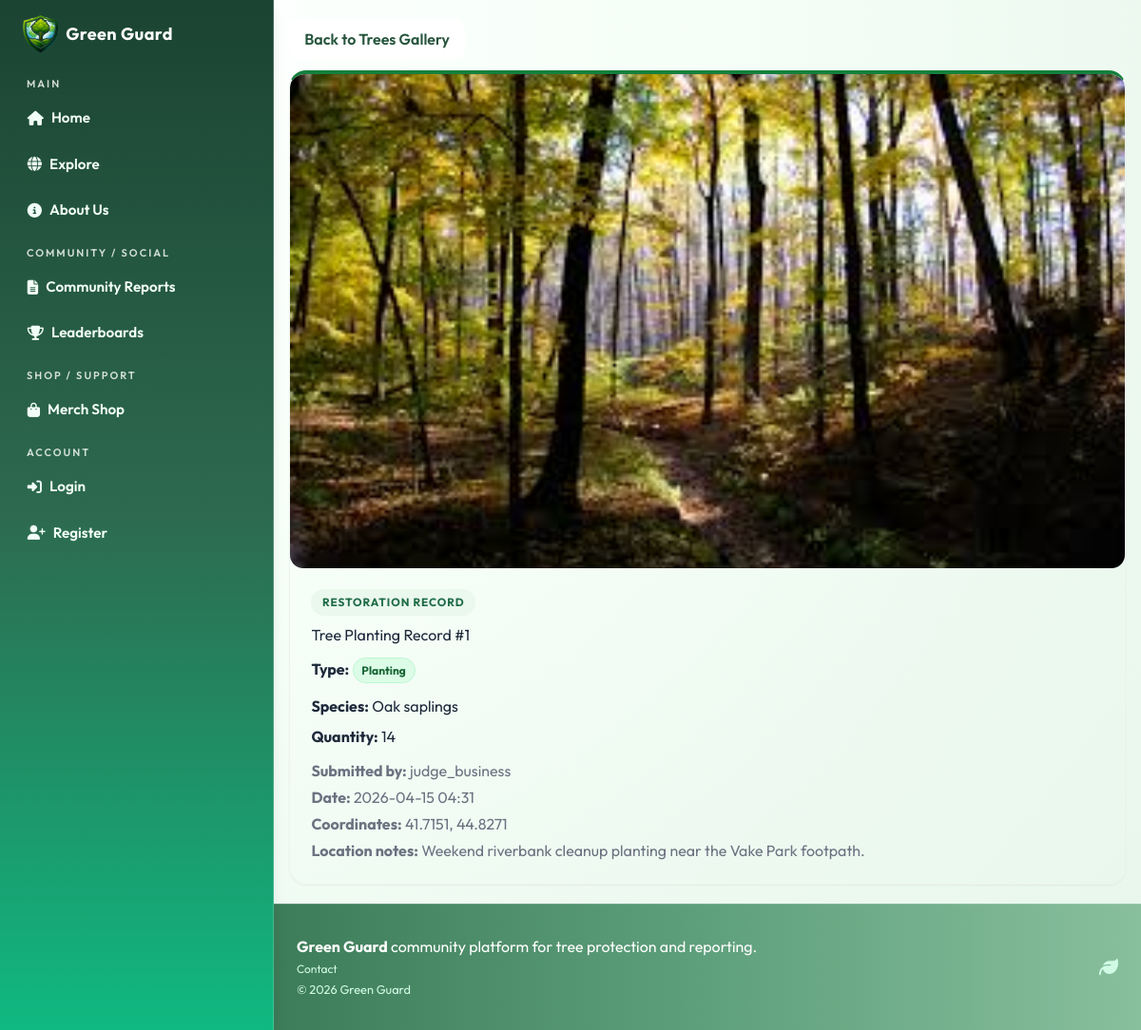
Screenshot of /reports/trees/1 with the database file from the repository.
### models.py (models this page shows, shortened)
class TreeRecord(db.Model):
    id = db.Column(db.Integer, primary_key=True)
    species = db.Column(db.String(120), nullable=False)
    quantity = db.Column(db.Integer, default=1, nullable=False)
    latitude = db.Column(db.Float, nullable=False)
    longitude = db.Column(db.Float, nullable=False)
    location_notes = db.Column(db.String(255))
    image_filename = db.Column(db.String(255))
    created_at = db.Column(
        db.DateTime, default=datetime.utcnow, nullable=False)
    user_id = db.Column(db.Integer, db.ForeignKey("user.id"), nullable=False)
    campaign_id = db.Column(
        db.Integer, db.ForeignKey("campaign.id"), nullable=True)

class User(UserMixin, db.Model):
    id = db.Column(db.Integer, primary_key=True)
    username = db.Column(db.String(80), unique=True, nullable=False)
    email = db.Column(db.String(120), unique=True, nullable=False)
    password_hash = db.Column(db.String(255), nullable=False)
    role = db.Column(db.String(30), default="individual", nullable=False)
    is_admin = db.Column(db.Boolean, default=False, nullable=False)
    verification_status = db.Column(
        db.String(20), default="approved", nullable=False
    )
    verified_at = db.Column(db.DateTime)
    verified_by_id = db.Column(db.Integer, db.ForeignKey("user.id"))
    created_at = db.Column(
        db.DateTime, default=datetime.utcnow, nullable=False)
    verified_by = db.relationship(
        "User",
        remote_side=[id],
        foreign_keys=[verified_by_id],
        post_update=True,
    )
    tree_records = db.relationship(
        "TreeRecord", backref="user", lazy=True, cascade="all, delete-orphan"
    )
    cutting_reports = db.relationship(
        "CuttingReport", backref="user", lazy=True, cascade="all, delete-orphan"
    )
    volunteer_signups = db.relationship(
        "VolunteerCampaignSignup", backref="user", lazy=True, cascade="all, delete-orphan"
    )
    support_donations = db.relationship(
        "SupportDonation", backref="user", lazy=True, cascade="all, delete-orphan"
    )
    created_campaigns = db.relationship(
        "Campaign", backref="creator", lazy=True, foreign_keys="Campaign.creator_user_id"
    )
    merch_purchases = db.relationship(
        "MerchPurchase", backref="user", lazy=True, cascade="all, delete-orphan"
    )

### routes/reports.py (the view)
@reports_bp.route("/reports/trees/<int:tree_id>")
def tree_detail(tree_id):
    tree = TreeRecord.query.get_or_404(tree_id)
    delete_form = DeleteForm()
    return render_template("volunteers/tree_detail.html", tree=tree, delete_form=delete_form)

### templates/volunteers/tree_detail.html (shortened to what this page needs)
{% extends 'base.html' %}
{% block content %}
  <section class="container my-5 gg-report-shell">
    <div class="mb-3">
      <a href="{{ url_for('reports.trees_gallery') }}" class="btn gg-btn-soft">Back to Trees Gallery</a>
    </div>
    <article class="card shadow-sm gg-report-detail-card gg-report-detail-success">
      {% if tree.image_filename %}
        {% if tree.image_filename.lower().endswith('.mp4') or tree.image_filename.lower().endswith('.mov') or tree.image_filename.lower().endswith('.webm') %}
          <video controls class="card-img-top gg-detail-image">
            <source src="{{ media_url(tree.image_filename) }}" />Your browser does not support video playback.
          </video>
        {% else %}
          <img src="{{ media_url(tree.image_filename) }}" class="card-img-top gg-detail-image" alt="Tree planting image" />
        {% endif %}
      {% endif %}
      <div class="card-body">
        <p class="gg-report-kicker mb-2">Restoration Record</p>
        <h1 class="h4 mb-3">Tree Planting Record #{{ tree.id }}</h1>
        <p class="mb-3">
          <strong>Type:</strong> <span class="badge gg-report-status-success text-uppercase">Planting</span>
        </p>
        <p class="mb-2">
          <strong>Species:</strong> {{ tree.species }}
        </p>
        <p class="mb-3">
          <strong>Quantity:</strong> {{ tree.quantity }}
        </p>
        <p class="mb-1 text-muted">
          <strong>Submitted by:</strong> {{ tree.user.username }}
        </p>
        <p class="mb-1 text-muted">
          <strong>Date:</strong> {{ tree.created_at.strftime('%Y-%m-%d %H:%M') }}
        </p>
        <p class="mb-1 text-muted">
          <strong>Coordinates:</strong> {{ tree.latitude }}, {{ tree.longitude }}
        </p>
        {% if tree.location_notes %}
          <p class="mb-0 text-muted">
            <strong>Location notes:</strong> {{ tree.location_notes }}
          </p>
        {% endif %}
      </div>
    </article>
  </section>
{% endblock %}

### static/css/style.css (style rules this page uses)
:root { --gg-green-dark: #2f6b47; --gg-green-mid: #5fa07c; --gg-green-soft: #ecf9f0; --gg-earth: #b8a398; --gg-blush: #dff3e5; --gg-sky: #d8efe0; --gg-lemon: #f1f8dc; --gg-text: #223229; --gg-shadow: 0 10px 24px rgba(74, 125, 95, 0.16); }
body { font-family: 'Outfit', sans-serif; background: radial-gradient(circle at 8% 4%, #ffffff 0%, #f7fff9 35%, #eefaf1 70%, #e7f6ea 100%); color: var(--gg-text); }
img, video { max-width: 100%; height: auto; }
.card { border: 1px solid #edf3ee; border-radius: 14px; box-shadow: var(--gg-shadow); }
.gg-report-shell { animation: gg-fade-up 0.45s ease; }
.gg-report-kicker { display: inline-flex; align-items: center; border-radius: 999px; background: #eaf8ee; color: #1f6b45; font-size: 0.74rem; font-weight: 700; letter-spacing: 0.08em; text-transform: uppercase; padding: 0.32rem 0.72rem; }
.gg-btn-danger, .gg-btn-success, .gg-btn-soft { border: none; border-radius: 10px; padding: 0.55rem 1rem; font-weight: 700; text-decoration: none; }
.gg-btn-soft { border: 1px solid #cadfd1; background: #ffffff; color: #27553d; }
.gg-report-detail-card { border-radius: 18px; overflow: hidden; }
.gg-report-detail-success { border-top: 4px solid #15803d; }
.gg-report-status-success { background: #dcfce7; color: #166534; border: 1px solid #bbf7d0; }
.gg-detail-image { display: block; width: 100%; max-height: 520px; object-fit: cover; border-radius: 14px; }
.gg-report-gallery-card .gg-gallery-thumb, .gg-report-detail-card .gg-detail-image { aspect-ratio: 16 / 10; }
.gg-report-detail-card .card-body { padding: 1.35rem 1.4rem 1.45rem; }
.btn, .form-control, .custom-select { border-radius: 10px; }
.container { width: 100%; max-width: 1120px; margin-left: auto; margin-right: auto; padding-left: 1rem; padding-right: 1rem; }
.text-muted { color: #6b7280; }
.card-header, .card-body { padding: 1rem 1.25rem; }
.btn { display: inline-flex; align-items: center; justify-content: center; gap: 0.35rem; font-weight: 600; border: 1px solid transparent; padding: 0.5rem 0.95rem; cursor: pointer; text-decoration: none; }
.badge { display: inline-block; border-radius: 999px; padding: 0.2rem 0.55rem; font-size: 0.75rem; font-weight: 700; }
.shadow-sm { box-shadow: 0 6px 18px rgba(74, 125, 95, 0.12); }
.my-5 { margin-top: 3rem; margin-bottom: 3rem; }
.mb-0 { margin-bottom: 0; }
.mb-1 { margin-bottom: 0.25rem; }
.mb-2 { margin-bottom: 0.5rem; }
.mb-3 { margin-bottom: 1rem; }

### rows the page displays
TreeRecord: image_filename (picture), id "1", species "Oak saplings", quantity "14", created_at "2026-04-15 04:31", latitude "41.7151", longitude "44.8271", location_notes "Weekend riverbank cleanup planting near the Vake Park footpath."
User: user.username "judge_business"
